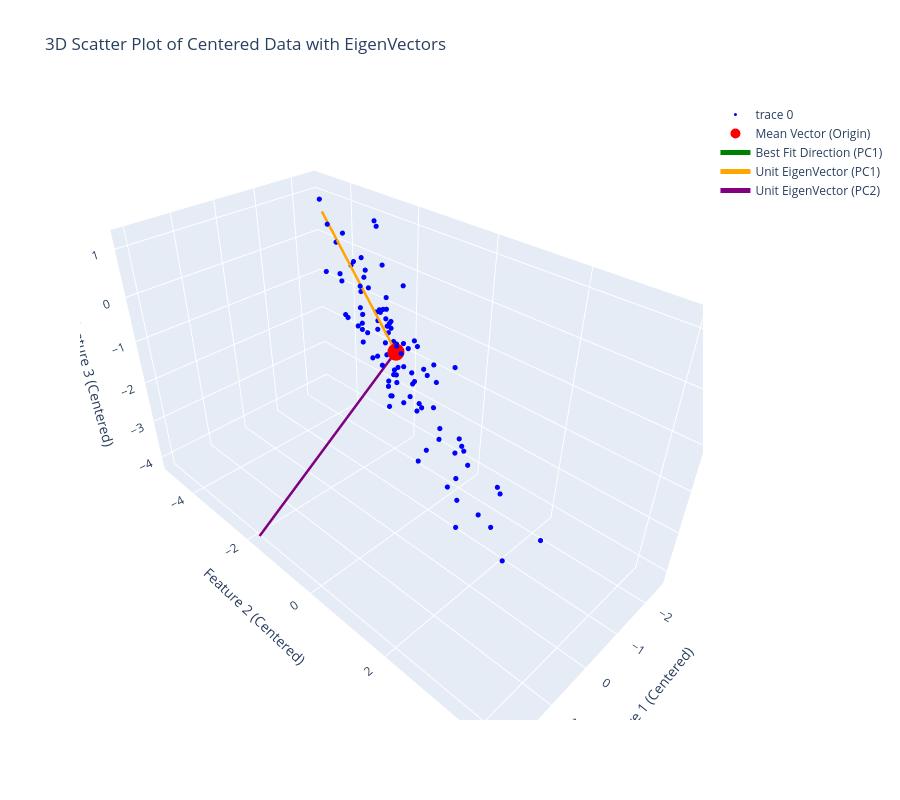

The cell this chart's notebook holds for it:
### Code cell
# Show first and second eigenvectors as lines in the 3D scatter plot of the centered data
fig_centered.add_trace(go.Scatter3d(
    x=[0, eigenvector_2[0] * 5],  # Scale the line for better visualization
    y=[0, eigenvector_2[1] * 5],
    z=[0, eigenvector_2[2] * 5],
    mode='lines',
    line=dict(color='purple', width=5),
    name='Unit EigenVector (PC2)'
))
fig_centered.update_layout(title='3D Scatter Plot of Centered Data with EigenVectors')
fig_centered.show()
